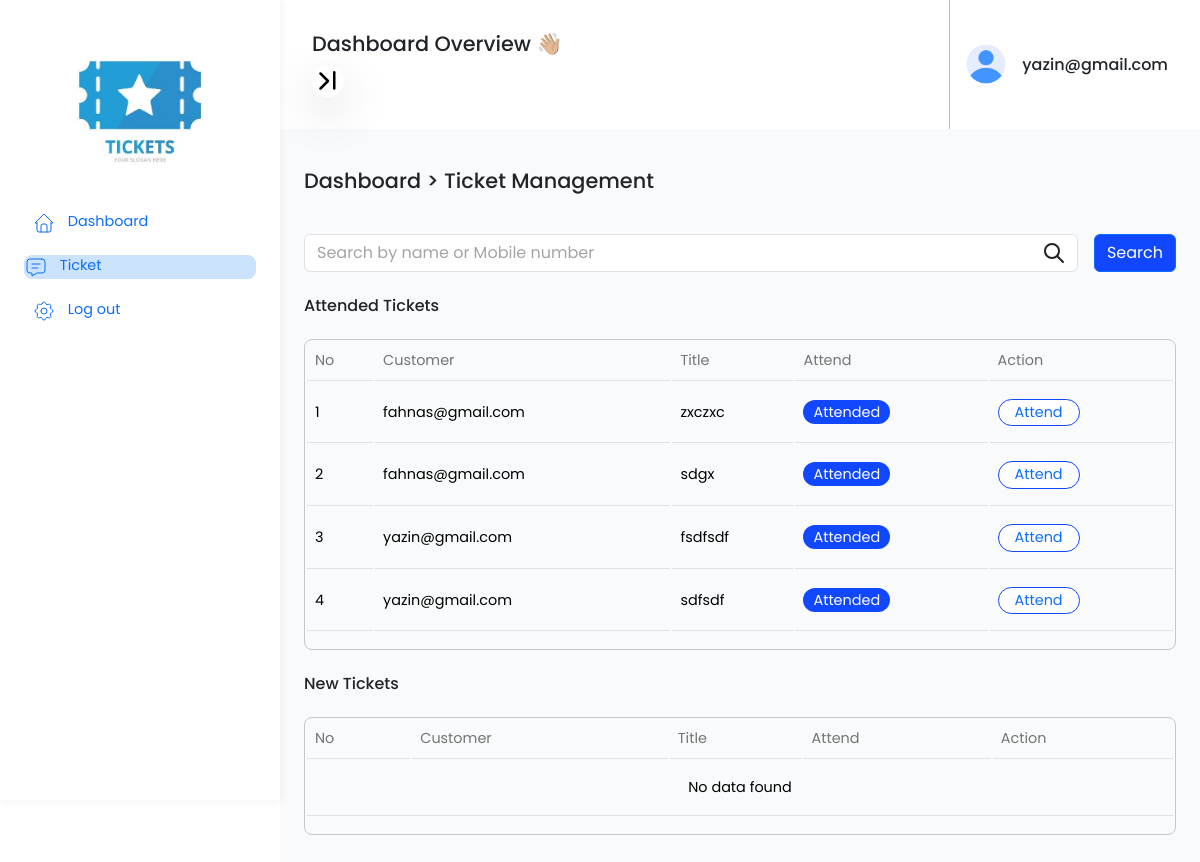
Page /employees/ticket/list (signed in) on the committed database.
### dashboard/models.py (models this page shows, shortened)
class CustomUser(AbstractUser):
    date_joined = models.DateField(null=True,blank=True)
    date_of_birth=models.DateField(null=True,blank=True)
    address=models.TextField(blank=True,null=True)
    mobile=models.CharField(max_length=15,null=True,blank=True)
    position=models.CharField(max_length=50,blank=True,null=True)
    def __str__(self):
        return self.username

class Ticket(models.Model):
    STATUS_CHOICES = [
        ('OPEN', 'OPEN'),
        ('IN_PROGRESS', 'IN_PROGRESS'),
        ('RESOLVED', 'RESOLVED'),
        ('CLOSED', 'CLOSED'),
        ('Attended', 'Attended'),
    ]
    title = models.CharField(max_length=255)
    status = models.CharField(choices=STATUS_CHOICES, max_length=100, default="IN_PROGRESS")
    description = models.TextField()
    attended_by = models.ForeignKey(CustomUser, on_delete=models.SET_NULL, null=True, blank=True)
    created_by = models.ForeignKey(CustomUser, related_name='tickets', on_delete=models.CASCADE)
    created_at = models.DateTimeField(auto_now_add=True)
    updated_at = models.DateTimeField(auto_now=True)

### Employees/views.py (the view)
# urls.py: path('ticket/list', employee_ticketlist, name="employee_ticketlist"),
@login_required(login_url='employee_signin')
def employee_ticketlist(request):
    ticket_list=Ticket.objects.exclude(status='Attended').order_by('-id')
    solved_ticket = Ticket.objects.all().filter(status='Attended')
    query = request.GET.get('q')
    if query:
        ticket_list = ticket_list.filter(Q(full_name__icontains=query) | Q(mobile__icontains=query))
    return render(request,'Ticket/employee_ticket_List.html',{'ticket_list':ticket_list, 'query': query,'solved_ticket':solved_ticket})

### Employees/templates/Ticket/employee_ticket_List.html (shortened to what this page needs)
{% extends "employee_base.html" %} {%block body_block%}
<div class="leadlist">
  <h1>Dashboard > Ticket Management</h1>
  <div class="d-flex justify-content-between gap-2 mb-4">
    <div class="flex-grow-1">
        <div>
          <form action="" method="get" class="d-flex gap-3">
              <div class="position-relative w-100">
                <input type="text" name="q" value="{{query|default:'' }}" class="form-control" placeholder="Search by name or Mobile number">
              </div>
              <div class="add-button">
                <button type="submit" class="btn btn-primary">Search</button>
              </div>
          </form>
        </div>
    </div>
</div>
  <h6 class="mt-4 mb-1">Attended Tickets</h6>
  <div class="border border-secondary-subtle rounded-3 mt-4">
    <table class="table custom-table">
      <thead>
       <tr>
          <th scope="col">No</th>
          <th scope="col">Customer</th>
          <th scope="col">Title</th>
          <th scope="col">Attend</th>
          <th scope="col">Action</th>
        </tr>
      </thead>
      <tbody>
      {% if solved_ticket %}
        {% for i in solved_ticket %}
        <tr>
          <td scope="row">{{forloop.counter}}</td>
          <td>{{i.created_by}}</td>
          <td>{{i.title}}</td>
          <td><a href="" class="attend-btn rounded-pill">{{i.status}}</a></td>
          <td>
            <div class="d-flex gap-3">
              <a href="{%url 'ticket_details' i.id %}" class="view-btn rounded-pill px-3">Attend</a>
            </div>
          </td>
        </tr>
      {% endfor %}
      {% else %}
      <tr>
        <td colspan="11" class="text-center p-4">No data found</td>
      </tr>
      {% endif %}
      </tbody>
    </table>
  </div>
  <h6 class="mt-4 mb-1">New Tickets</h6>
  <div class="border border-secondary-subtle rounded-3 mt-4">
    <table class="table custom-table">
      <thead>
        <tr>
          <th scope="col">No</th>
          <th scope="col">Customer</th>
          <th scope="col">Title</th>
          <th scope="col">Attend</th>
          <th scope="col">Action</th>
        </tr>
      </thead>
      <tbody>
      {% if ticket_list %}
      {% for i in ticket_list %}
        <tr>
          <td scope="row">{{forloop.counter}}</td>
          <td>{{i.created_by}}</td>
          <td>{{i.title}}</td>
          <td><a href="" class="attend-btn rounded-pill">{{i.status}}</a></td>
          <td>
            <div class="d-flex gap-3">
                     <a href="{%url 'ticket_details' i.id %}" class="view-btn rounded-pill px-3">Attend</a>
            </div>
          </td>
        </tr>
      {% endfor %}
      {% else %}
      <tr>
        <td colspan="11" class="text-center p-4">No data found</td>
      </tr>
      {% endif %}
      </tbody>
    </table>
  </div>
</div>
{% endblock %}

### Employees/templates/employee_base.html (shortened to what this page needs)
<!DOCTYPE html>
{%load static%}
<html lang="en">
  <head>
    <link rel="stylesheet" href="{%static 'css/dashboard.css'%}" />
    <link rel="stylesheet" href="{%static 'css/dashboard2.css'%}" />
    <link
      href="https://cdn.jsdelivr.net/npm/bootstrap@5.3.3/dist/css/bootstrap.min.css"
      rel="stylesheet"
    />
    <link rel="stylesheet" href="https://cdnjs.cloudflare.com/ajax/libs/font-awesome/6.5.1/css/all.min.css"
/>
  </head>
  <body>
    <div class="d-flex align-content-stretch flex-wrap" style="height: 100%">
      <aside class="app-sidebar">
        <div class="p-4">
          <a href="{%url 'employee_index'%}">
            <img src="{%static 'assets/ticket.jpg'%}"  alt="" class="brand-logo" />
          </a>
          <div class="py-3">
            <ul class="sidebar-item text-decoration-none">
              <li>
                <a href="{%url 'employee_index'%}" class="nav-active"
                  >
                  Dashboard
                </a>
              </li>
              <li>
                <a href="{%url 'employee_ticketlist'%}" class="nav-active">
                  Ticket
                </a>
              </li>
              <li>
                <a href="{%url 'employee_logout'%}">
                  Log out
                </a>
              </li>
            </ul>
          </div>
        </div>
      </aside>
      <main class="app-container">
        <div class="nav-container">
          <div class="child1">
            <div class="d-flex">
                <h1>Dashboard Overview 👋🏼</h1>
            </div>
            <div>
              <button id="toggle-button" class="bg-white shadow-lg  border-0 rounded-circle"  style="width: 2rem;height:2rem;">
              </button>
            </div>
          </div>
          <div class="child2">
                <img src="{%static 'assets/user.png'%}" alt="">
                <div>
                    <h6 class="mb-0">{{request.user}}</h6>
                </div>
          </div>
        </div>
        <div class="main-content">
        {%block body_block%}
        {%endblock%}
      </div>
      </main>
    </div>
  </body>
</html>

### dashboard/static/css/dashboard.css (style rules this page uses)
* { margin: 0; padding: 0; box-sizing: border-box; }
:root { --poppins: "Poppins", sans-serif; --small:0.9rem; --xs:0.8rem; --xxs:0.75rem; --off-white:#F8FAFB; --gray: #747474; --white:#ffffff; --blue: #1147FF; --green:#31BD2B; --purple:#A700FE; --orange:#FECF23; --light-blue:#cbe3fc; --baby-blue:#F5F7FF; --light-green: #D6FFD1; --red: #FF0000; --pastel-red:#FFDEDA; --pastel-orange:#FFF3DB; --pastel-purple:#F0D9FF; }
.app-sidebar { width: 280px; background-color: var(--white); min-height: 100vh; position: fixed; padding: 0; z-index: 1003; box-shadow: 0 0 11px 1px rgba(0,0,0,.05); -webkit-box-shadow: 0 0 11px 1px rgba(0,0,0,.05); -moz-box-shadow: 0 0 11px 1px rgba(0,0,0,.05); -webkit-transition: all .2s ease-in-out; -moz-transition: all .2s ease-in-out; -o-transition: all .2s ease-in-out; transition: all .2s ease-in-out; }
.app-container { margin-left: 280px; width: calc(100vw - 280px); font-family: var(--poppins); background-color: var(--off-white); position: relative; -webkit-transition: all .2s ease-in-out; -moz-transition: all .2s ease-in-out; -o-transition: all .2s ease-in-out; transition: all .2s ease-in-out; }
.brand-logo { width: 100%; border-radius: 8px; }
.sidebar-item { list-style: none; text-align: left; padding: 0; font-family: var(--poppins); padding-block: .5rem; max-height: 80vh; overflow-y: auto; }
.sidebar-item a { text-decoration: none; }
.sidebar-item li { margin-bottom: 0.75rem; font-size: var(--small); }
.sidebar-item >li:last-child { margin-top: 0rem; }
.sidebar-item li svg { margin-right: .5rem; }
.sidebar-item > .current { background-color: var(--light-blue); width: 100%; display: block; border-radius: 8px; }
.sidebar-item> li:not(:nth-child(2)) { padding-inline: .5rem; padding-block: .5rem; }
.nav-container { background-color: var(--white); padding-inline: 2rem; display: flex; }
.nav-container >.child1 { padding-block: 2rem; flex-grow: 1; }
.nav-container > .child1 h1 { font-size: 1.3rem; }
.nav-container >.child2 { border-left: 1px solid #B6BBC4; padding-left: 1rem; display: flex; gap: 1rem; align-items: center; }
.nav-container >.child2 img { width: 2.5rem; height: 2.5rem; border-radius: 100%; object-fit: cover; }
.main-content > div > h1 { font-size: 1.3rem; padding-bottom: 2rem; }
.main-content { padding: 2.5rem 1.5rem; min-height: 90vh; }
.leadlist h1 { font-size: 1.3rem; }
.custom-table { --bs-table-bg: var(--off-white) !important; border-collapse: separate; }
.custom-table th,.custom-table td { font-size: var(--small); }
.custom-table th { color: var(--gray) !important; font-weight: 400; }
.custom-table a { text-decoration: none; font-size: 0.9rem; padding: 2px 10px; }
.custom-table .attend-btn { background-color: var(--blue); color: var(--white); }
.custom-table .view-btn { border:1px var(--blue) solid; color: var(var(--blue)); }
.custom-table tr td { padding-block: 1rem!important; vertical-align: middle; }
input::placeholder,select,select option { color: #A4A4A4 !important; }

### dashboard/static/css/dashboard2.css (style rules this page uses)
* { margin: 0; padding: 0; box-sizing: border-box; }
:root { --poppins: "Poppins", sans-serif; --off-white: #F8FAFB; --white: #ffffff; --blue: #1147FF; --green: #31BD2B; --light-blue: #cbe3fc; --light-green: #DAFFE8; --red: #FF0000; --pastel-red: #FFDEDA; --pastel-orange: #FFF3DB; --pastel-purple: #F0D9FF; --pastel-green: #C2F5C8; }
.add-button button { background-color: var(--blue) !important; }
.view-btn { background-color: white !important; border: 1px var(--blue) solid !important; }

### rows in the picture
CustomUser: user "yazin@gmail.com"
Ticket: created_by "fahnas@gmail.com", title "zxczxc", status "Attended"
Ticket: created_by "fahnas@gmail.com", title "sdgx", status "Attended"
Ticket: created_by "yazin@gmail.com", title "fsdfsdf", status "Attended"
Ticket: created_by "yazin@gmail.com", title "sdfsdf", status "Attended"
